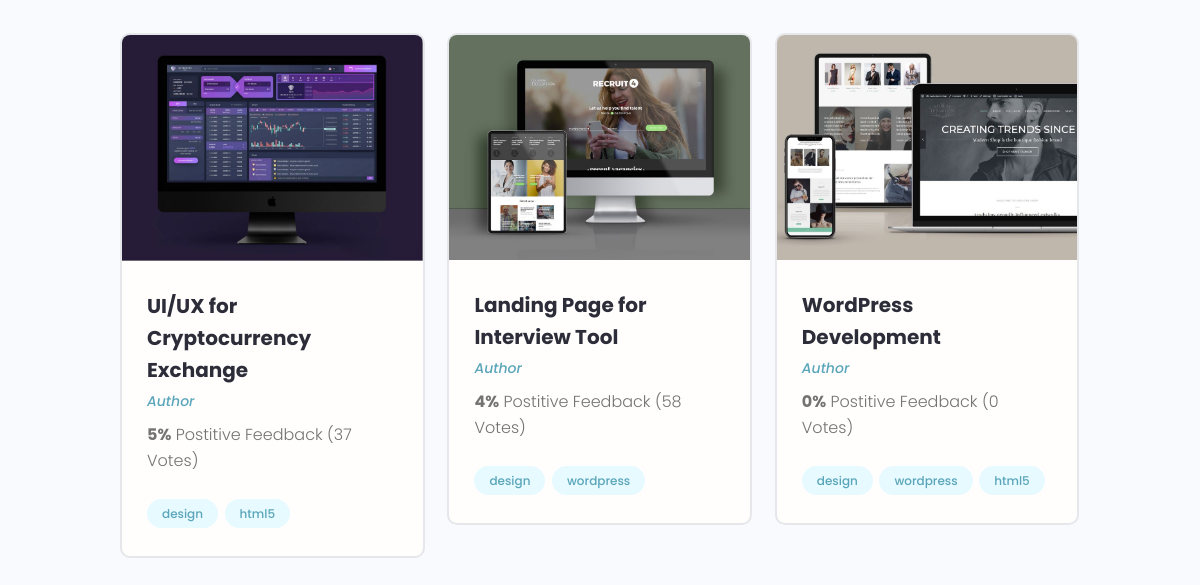
The app's page /projects/ (lower part), older data.
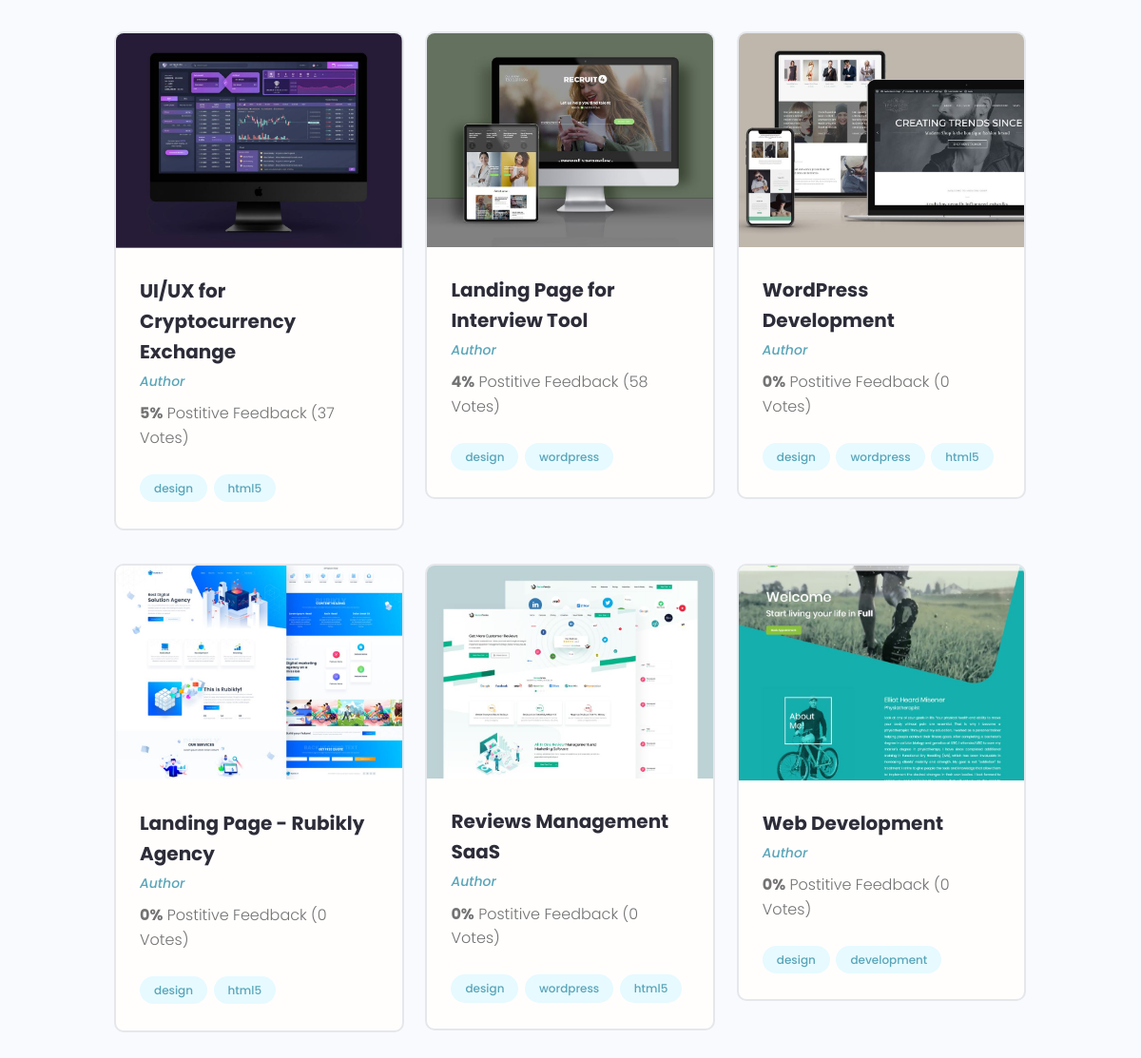
The same page, newer data.
### projects/models.py (models this page shows, shortened)
class Project(models.Model):
    owner = models.ForeignKey(Profile, on_delete=models.SET_NULL, blank=True, null=True)
    title = models.CharField(max_length=200)
    description = models.TextField(blank=True, null=True)
    feature_image = models.ImageField(blank=True, null=True, upload_to='projects/%Y/%m/%d', default='default.jpg')
    demo_link = models.CharField(max_length=200, blank=True, null=True)
    source_link = models.CharField(max_length=200, blank=True, null=True)
    tags = models.ManyToManyField('Tag', blank=True)
    vote_total = models.IntegerField(default=0)
    vote_ratio = models.IntegerField(default=0)
    created = models.DateTimeField(auto_now_add=True)

class Tag(models.Model):
    name = models.CharField(max_length=200)
    created = models.DateTimeField(auto_now_add=True)
    def __str__(self):
        return self.name

### projects/views.py (the view)
# urls.py: path('', get_projects, name='projects'),
def get_projects(request):
    projects = Project.objects.all()
    context = {
        'projects': projects
    }
    return render(request, 'projects/projects.html', context=context)

### projects/templates/projects/projects.html (shortened to what this page needs)
{% extends 'projects/base.html' %}
{% block content %}
  <main class="projects">
    <section class="projectsList">
      <div class="container">
        <div class="grid grid--three">
          {% for project in projects %}
          <div class="column">
            <div class="card project">
              <a href="{% url 'project' project.id %}" class="project">
                <img class="project__thumbnail" src="{{ project.feature_image.url }}" alt="project thumbnail" />
                <div class="card__body">
                  <h3 class="project__title">{{ project.title }}</h3>
                  <p><a class="project__author" href="{% url 'project' project.id %}">Author</a></p>
                  <p class="project--rating">
                    <span style="font-weight: bold;">{{ project.vote_ratio }}%</span> Postitive
                    Feedback ({{ project.vote_total }} Vote{{ project.vote_total|pluralize:'s' }})
                  </p>
                  <div class="project__tags">
                    {% for tag in project.tags.all %}
                      <span class="tag tag--pill tag--main">
                        <small>{{ tag }}</small>
                      </span>
                    {% endfor %}
                  </div>
                </div>
              </a>
            </div>
          </div>
          {% endfor %}
        </div>
      </div>
    </section>
  </main>
{% endblock %}

Row changes from the older to the newer data that the page shows:
added Project: feature_image (picture), title "Landing Page - Rubikly Agency", vote_ratio "0", vote_total "0", Tag (name "design"), Tag (name "html5")
added Project: feature_image (picture), title "Reviews Management SaaS", vote_ratio "0", vote_total "0", Tag (name "design"), Tag (name "wordpress"), Tag (name "html5")
added Project: feature_image (picture), title "Web Development", vote_ratio "0", vote_total "0", Tag (name "design")
now on this page (row unchanged): Tag: name "development", shown under "Web Development"
